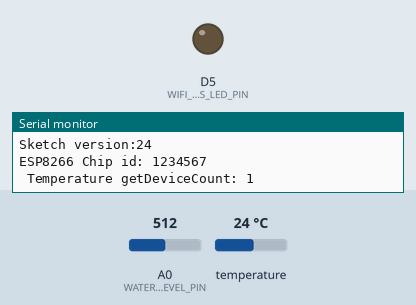
Simulated run of this sketch. Board: ESP8266 (NodeMCU). Shown: output pins drawn as LEDs (lit = HIGH), the last lines printed to the serial monitor. Inputs (shaded band) come from the test bench; at power-on: A0 (WATER_LEVEL_PIN) = 512, temperature 24 °C. WiFi joins after 1.5 s; servers stay silent unless stated; uploads are accepted with an empty reply; EEPROM starts erased.

Above: at 0.1 s.
At 1.6 s:
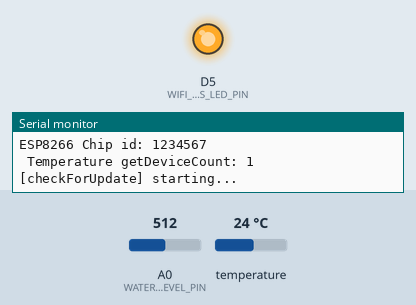
Timing chart, 0 to 3.1 s (numbered marks = the images above):
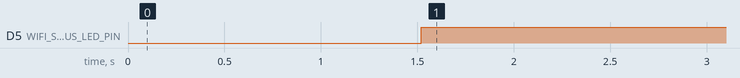

Measured:
- by itself, D5 (WIFI_STATUS_LED_PIN): LOW → HIGH at 1.5 s

The sketch:

nodemcu.ino
```cpp
// This is the version of this sketch. This must be incremented to get OTA updates to work.
const char * VERSION = "24";
const int EXPECTED_TEMPERATURE_DEVICE_COUNT = 3;
const int PUMP_RUNNING_COUNT_ON_LIMIT = 5;

//#define LOGPOST_INTERVAL 3600000 // The number of milliseconds between each regular log-message.
const int LOGPOST_INTERVAL = 60000; // The number of milliseconds between each regular log-message.
const int CHECK_FOR_UPDATE_INTERVAL = 30000; // The number of milliseconds between each check for a new version.

const int waterLevelMeasurementCount = 100;
const int waterLevelMeasurementDelay = 100;


#define WIFI_STATUS_LED_PIN D5
#define PUMP_PIN D6
#define WATER_LEVEL_PIN A0
#define ONE_WIRE_BUS D2


#include <ESP8266httpUpdate.h>

#include <OneWire.h>
#include <EEPROM.h>

#include <DallasTemperature.h>


/**
 * BasicHTTPClient.ino
 *
 *  Created on: 24.05.2015
 *
 */

#include <Arduino.h>

#include <ESP8266WiFi.h>
#include <ESP8266WiFiMulti.h>
#include <ESP8266HTTPClient.h>
#include <ArduinoJson.h>

#define USE_SERIAL Serial

ESP8266WiFiMulti wiFiMulti;


// Set up the temperature sensors.
OneWire oneWire(ONE_WIRE_BUS);
DallasTemperature sensors(&oneWire);


struct AcccessPoints {
  char ssid1[50];
  char password1[50];
  char ssid2[50];
  char password2[50];
  char ssid3[50];
  char password3[50];
};


String authorizationToken;

void setup() {

    USE_SERIAL.begin(115200);

    USE_SERIAL.println();
    USE_SERIAL.println();
    USE_SERIAL.println();
    USE_SERIAL.println("Hup! Here we are, waking up!");
    USE_SERIAL.print("Sketch version:");
    USE_SERIAL.println(VERSION);
    USE_SERIAL.print("ESP8266 Chip id: ");
    USE_SERIAL.println(ESP.getChipId());

    AcccessPoints accessPoints;
    EEPROM.begin(sizeof(accessPoints));
    EEPROM.get(0, accessPoints);

    // To add or change an accesspoint , set the ssid and password on one of the accesspoints in
    // the "accessPoints" struct and call the EEPROM.put() function. Upload the schetch and check that
    // the microcontroller manages to connect to the new accesspoint. Then, remove the password from the
    // source code and comment out the strcpy(), EEPROM.put() and EEPROM.commit() function-calls.
    //strcpy(accessPoints.ssid1, "Johan");
    //strcpy(accessPoints.password1, "");

    //strcpy(accessPoints.ssid2, "Telenor9600hiv");
    //strcpy(accessPoints.password2, "");

    //strcpy(accessPoints.ssid3, "kk");
    //strcpy(accessPoints.password3, "");

    //EEPROM.put(0, accessPoints);

    //EEPROM.commit();


    if (strlen(accessPoints.ssid1) > 0) {
        wiFiMulti.addAP(accessPoints.ssid1, accessPoints.password1);
    }
    if (strlen(accessPoints.ssid2) > 0) {
        wiFiMulti.addAP(accessPoints.ssid2, accessPoints.password2);
    }
    if (strlen(accessPoints.ssid3) > 0) {
        wiFiMulti.addAP(accessPoints.ssid3, accessPoints.password3);
    }

    pinMode(WIFI_STATUS_LED_PIN, OUTPUT);
    pinMode(PUMP_PIN, INPUT);
    pinMode(WATER_LEVEL_PIN, INPUT);

    authorizationToken = String(ESP.getChipId());

    sensors.begin();
    USE_SERIAL.print(" Temperature getDeviceCount: ");
    USE_SERIAL.println(sensors.getDeviceCount());
}

unsigned long lastLogPostTime = 0;
bool hasLoggedOnceAfterStartup = false;

unsigned long lastCheckForUpdateTime = 0;
bool hasCheckedForUpdateAfterStartup = false;

bool pumpWasRunningLastLoop = false;


bool sendMessage(JsonObject& reading) {
    HTTPClient http;
    bool success;

    USE_SERIAL.print("[HTTP] begin...\n");

    http.begin("http://robots.knutj.org/vannpumpelogserver/log"); //HTTP
    http.addHeader("AUTHORIZATION", authorizationToken);
    http.addHeader("Content-Type", "application/json");

    char jsonmessageBuffer[1024];

    reading.printTo(jsonmessageBuffer, sizeof(jsonmessageBuffer));

    int httpCode = http.POST(jsonmessageBuffer);

    // httpCode will be negative on error
    if(httpCode > 0) {
        // HTTP header has been send and Server response header has been handled
        USE_SERIAL.printf("[HTTP] POST... code: %d\n", httpCode);

        // file found at server
        String payload = http.getString();
        USE_SERIAL.println(payload);
        success = true;
    } else {
        USE_SERIAL.printf("[HTTP] POST... failed, error: %s\n", http.errorToString(httpCode).c_str());
        success = false;
    }

    http.end();
    return success;
}


char *addr2str(DeviceAddress deviceAddress)
{
    static char return_me[18];
    static char *hex = "0123456789ABCDEF";
    uint8_t i, j;

    for (i=0, j=0; i<8; i++)
    {
         return_me[j++] = hex[deviceAddress[i] / 16];
         return_me[j++] = hex[deviceAddress[i] & 15];
    }
    return_me[j] = '\0';

    return (return_me);
}

void checkForUpdate() {
  USE_SERIAL.println("[checkForUpdate] starting...");
  t_httpUpdate_return ret = ESPhttpUpdate.update("robots.knutj.org", 80, "/vannpumpelogserver/nodemcu_update", VERSION);
  switch(ret) {
    case HTTP_UPDATE_FAILED:
        USE_SERIAL.println("[checkForUpdate] Update failed.");
        break;
    case HTTP_UPDATE_NO_UPDATES:
        USE_SERIAL.println("[checkForUpdate] Update no Update.");
        break;
    case HTTP_UPDATE_OK:
        USE_SERIAL.println("[checkForUpdate] Update ok."); // may not called we reboot the ESP
        break;
  }
}


void loop() {
    unsigned long currentTime = millis();
    if (currentTime < lastLogPostTime) {
        // millis() has wrapped around.
        lastLogPostTime = 0;
    }
    unsigned long elapsedTimeSinceLastLog = currentTime - lastLogPostTime;
    if (elapsedTimeSinceLastLog > (LOGPOST_INTERVAL + 3600000)) {
        // The logmessage posting is more than one hour overdue. We will reboot in case something has gotten stuck somehow.
        USE_SERIAL.println("The logmessage posting is more than one hour overdue. We will reboot in case something has gotten stuck somehow");
        delay(1000);
        ESP.restart();
    }

    if((wiFiMulti.run() != WL_CONNECTED)) {
        USE_SERIAL.println("No wifi connection.");
        digitalWrite(WIFI_STATUS_LED_PIN, 0);
        delay(1000);
        return;
    }
    digitalWrite(WIFI_STATUS_LED_PIN, 1);


    unsigned long timeSinceLastCheckForUpdate = currentTime - lastCheckForUpdateTime;
    if (!hasCheckedForUpdateAfterStartup || (timeSinceLastCheckForUpdate > CHECK_FOR_UPDATE_INTERVAL)) {
        hasCheckedForUpdateAfterStartup = true;
        lastCheckForUpdateTime = currentTime;
        checkForUpdate();
    }

/*    int currentDeviceCount = sensors.getDeviceCount();
    if(currentDeviceCount != EXPECTED_TEMPERATURE_DEVICE_COUNT) {
        USE_SERIAL.print("currentDeviceCount(");
        USE_SERIAL.print(currentDeviceCount);
        USE_SERIAL.print(") != EXPECTED_TEMPERATURE_DEVICE_COUNT(");
        USE_SERIAL.print(EXPECTED_TEMPERATURE_DEVICE_COUNT);
        USE_SERIAL.println("), so I will restart now");
        delay(1000);
        ESP.restart();
    }
*/

    /* TODO: enable this once we have a good pump-sensor.
    // Do some filtering on the pump-running state by polling the pin multiple times.
    int pumpRunningCount = 0;
    //unsigned long pumpValueSum = 0;
    const int pumpValueLoops = 1000;
    for (int i=0; i<pumpValueLoops; i++) {
        if (digitalRead(PUMP_PIN) == 1) {
            pumpRunningCount++;
        }
        //int pumpValue = analogRead(PUMP_PIN);
        //pumpValueSum += pumpValue;
        //USE_SERIAL.print("pumpValue:");
        //USE_SERIAL.println(pumpValue);

        delay(1);
    }
     */

    /*int averagePumpValue = pumpValueSum / pumpValueLoops;
        USE_SERIAL.print("averagePumpValue:");
        USE_SERIAL.println(averagePumpValue);
    bool pumpIsRunning = pumpRunningCount >= PUMP_RUNNING_COUNT_ON_LIMIT;
*/
    bool pumpIsRunning = false;
    delay(1000);


    unsigned long timeUntilNextLog;
    if (elapsedTimeSinceLastLog >= LOGPOST_INTERVAL) {
      timeUntilNextLog = 0;
    } else {
      timeUntilNextLog = LOGPOST_INTERVAL - elapsedTimeSinceLastLog;
    }

    //USE_SERIAL.print("pumpRunningCount:");
    //USE_SERIAL.println(pumpRunningCount);

    //USE_SERIAL.print("pumpIsRunning:");
    //USE_SERIAL.println(pumpIsRunning);

    int waterLevelAcc = 0;
    for (int i=0; i<waterLevelMeasurementCount ; i++) {
      waterLevelAcc += analogRead(WATER_LEVEL_PIN);
      delay(waterLevelMeasurementDelay);
    }
    int waterLevel = waterLevelAcc / waterLevelMeasurementCount;

    USE_SERIAL.print("waterLevel:");
    USE_SERIAL.println(waterLevel);

/*
    USE_SERIAL.print("pumpWasRunningLastLoop:");
    USE_SERIAL.println(pumpWasRunningLastLoop);

    USE_SERIAL.print("elapsedTimeSinceLastLog:");
    USE_SERIAL.println(elapsedTimeSinceLastLog);

    USE_SERIAL.print("timeUntilNextLog:");
    USE_SERIAL.println(timeUntilNextLog);
*/
    if (hasLoggedOnceAfterStartup && (pumpWasRunningLastLoop == pumpIsRunning) && (timeUntilNextLog > 0)) {
        // Nothing to do yet
        return;
    }
    hasLoggedOnceAfterStartup = true;

    USE_SERIAL.println("Starting temperatur readings...");

    sensors.requestTemperatures();
    delay(1000); // Wait for the temperature sensors to become ready

    StaticJsonBuffer<1024> jsonBuffer;
    JsonObject& reading = jsonBuffer.createObject();

    for (int sensorReadAttemptNr=1; sensorReadAttemptNr <= 10; sensorReadAttemptNr++) {
        sensors.requestTemperatures();
        delay(1000); // Wait for the temperature sensors to become ready

        boolean failedToGetATemperature = false;
        for (uint8_t index=0; index < sensors.getDeviceCount(); index++) {
            DeviceAddress deviceAddress;
            sensors.getAddress(deviceAddress, index);
            float temperature = sensors.getTempCByIndex(index);
            if ((temperature > -127) && (temperature < 127)) {
                reading[addr2str(deviceAddress)] = temperature;
            } else {
                USE_SERIAL.print("A temperatur reading failed. temperature:");
                USE_SERIAL.print(temperature);
                USE_SERIAL.println(". I'll retry.");
                delay(10);
                failedToGetATemperature = true;
            }
        }
        if (!failedToGetATemperature) {
          USE_SERIAL.println("Got all the temperatur readings.");
          break;
        }
    }
    USE_SERIAL.println("Finished temperatur readings.");

    reading["water-level"] = waterLevel;

    if (pumpWasRunningLastLoop != pumpIsRunning) {
        // Send an extra message with the last pump-status. This makes it easier to plot the data with a simple line-diagram.
        reading["pump-running"] = pumpWasRunningLastLoop ? 1 : 0;
        if (!sendMessage(reading)) {
            return;
        }
    }
    //reading["pump-running"] = pumpIsRunning ? 1 : 0;
    if (!sendMessage(reading)) {
        return;
    }
    lastLogPostTime = millis();

    pumpWasRunningLastLoop = pumpIsRunning;
}
```
